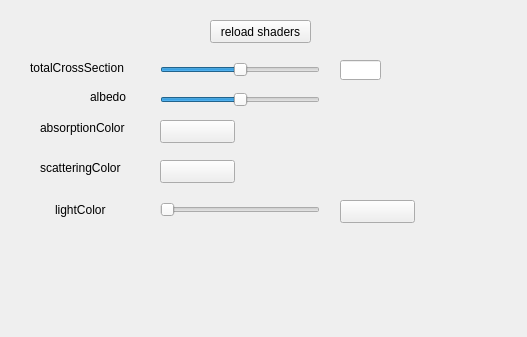
<?xml version="1.0" encoding="UTF-8"?>
<ui version="4.0">
 <class>Form</class>
 <widget class="QWidget" name="Form">
  <property name="geometry">
   <rect>
    <x>0</x>
    <y>0</y>
    <width>527</width>
    <height>337</height>
   </rect>
  </property>
  <property name="windowTitle">
   <string>Form</string>
  </property>
  <widget class="QSlider" name="totalCrossSection">
   <property name="geometry">
    <rect>
     <x>160</x>
     <y>60</y>
     <width>160</width>
     <height>19</height>
    </rect>
   </property>
   <property name="maximum">
    <number>1000</number>
   </property>
   <property name="value">
    <number>500</number>
   </property>
   <property name="orientation">
    <enum>Qt::Horizontal</enum>
   </property>
  </widget>
  <widget class="QLabel" name="label">
   <property name="geometry">
    <rect>
     <x>30</x>
     <y>60</y>
     <width>111</width>
     <height>16</height>
    </rect>
   </property>
   <property name="text">
    <string>totalCrossSection</string>
   </property>
  </widget>
  <widget class="QLineEdit" name="totalCrossSectionRangeMax">
   <property name="geometry">
    <rect>
     <x>340</x>
     <y>60</y>
     <width>41</width>
     <height>20</height>
    </rect>
   </property>
  </widget>
  <widget class="QLabel" name="label_2">
   <property name="geometry">
    <rect>
     <x>90</x>
     <y>90</y>
     <width>56</width>
     <height>13</height>
    </rect>
   </property>
   <property name="text">
    <string>albedo</string>
   </property>
  </widget>
  <widget class="QSlider" name="albedo">
   <property name="geometry">
    <rect>
     <x>160</x>
     <y>90</y>
     <width>160</width>
     <height>19</height>
    </rect>
   </property>
   <property name="maximum">
    <number>1000</number>
   </property>
   <property name="sliderPosition">
    <number>500</number>
   </property>
   <property name="orientation">
    <enum>Qt::Horizontal</enum>
   </property>
  </widget>
  <widget class="QLabel" name="label_3">
   <property name="geometry">
    <rect>
     <x>40</x>
     <y>120</y>
     <width>101</width>
     <height>16</height>
    </rect>
   </property>
   <property name="text">
    <string>absorptionColor</string>
   </property>
  </widget>
  <widget class="QLabel" name="label_4">
   <property name="geometry">
    <rect>
     <x>40</x>
     <y>160</y>
     <width>101</width>
     <height>16</height>
    </rect>
   </property>
   <property name="text">
    <string>scatteringColor</string>
   </property>
  </widget>
  <widget class="QPushButton" name="absorptionColor">
   <property name="geometry">
    <rect>
     <x>160</x>
     <y>120</y>
     <width>75</width>
     <height>23</height>
    </rect>
   </property>
   <property name="autoFillBackground">
    <bool>true</bool>
   </property>
   <property name="text">
    <string/>
   </property>
  </widget>
  <widget class="QPushButton" name="scatteringColor">
   <property name="geometry">
    <rect>
     <x>160</x>
     <y>160</y>
     <width>75</width>
     <height>23</height>
    </rect>
   </property>
   <property name="autoFillBackground">
    <bool>true</bool>
   </property>
   <property name="text">
    <string/>
   </property>
  </widget>
  <widget class="QPushButton" name="reload">
   <property name="geometry">
    <rect>
     <x>210</x>
     <y>20</y>
     <width>101</width>
     <height>23</height>
    </rect>
   </property>
   <property name="text">
    <string>reload shaders</string>
   </property>
  </widget>
  <widget class="QLabel" name="label_5">
   <property name="geometry">
    <rect>
     <x>55</x>
     <y>200</y>
     <width>61</width>
     <height>20</height>
    </rect>
   </property>
   <property name="text">
    <string>lightColor</string>
   </property>
  </widget>
  <widget class="QSlider" name="light0Exposure">
   <property name="geometry">
    <rect>
     <x>160</x>
     <y>200</y>
     <width>160</width>
     <height>19</height>
    </rect>
   </property>
   <property name="maximum">
    <number>1000</number>
   </property>
   <property name="value">
    <number>0</number>
   </property>
   <property name="sliderPosition">
    <number>0</number>
   </property>
   <property name="orientation">
    <enum>Qt::Horizontal</enum>
   </property>
  </widget>
  <widget class="QPushButton" name="light0Color">
   <property name="geometry">
    <rect>
     <x>340</x>
     <y>200</y>
     <width>75</width>
     <height>23</height>
    </rect>
   </property>
   <property name="autoFillBackground">
    <bool>true</bool>
   </property>
   <property name="text">
    <string/>
   </property>
  </widget>
 </widget>
 <resources/>
 <connections/>
</ui>
